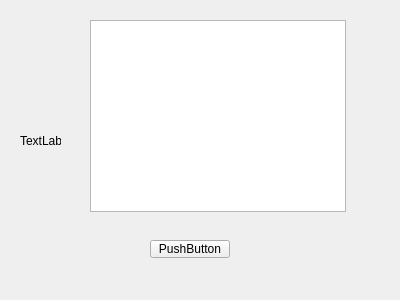
<?xml version="1.0" encoding="UTF-8"?>
<ui version="4.0">
 <class>Help</class>
 <widget class="QWidget" name="Help">
  <property name="geometry">
   <rect>
    <x>0</x>
    <y>0</y>
    <width>400</width>
    <height>300</height>
   </rect>
  </property>
  <property name="windowTitle">
   <string>Form</string>
  </property>
  <widget class="QTextBrowser" name="textBrowser">
   <property name="geometry">
    <rect>
     <x>90</x>
     <y>20</y>
     <width>256</width>
     <height>192</height>
    </rect>
   </property>
  </widget>
  <widget class="QLabel" name="label">
   <property name="geometry">
    <rect>
     <x>20</x>
     <y>120</y>
     <width>41</width>
     <height>41</height>
    </rect>
   </property>
   <property name="text">
    <string>TextLabel</string>
   </property>
  </widget>
  <widget class="QPushButton" name="pushButton_2">
   <property name="geometry">
    <rect>
     <x>150</x>
     <y>240</y>
     <width>80</width>
     <height>18</height>
    </rect>
   </property>
   <property name="text">
    <string>PushButton</string>
   </property>
  </widget>
 </widget>
 <resources/>
 <connections/>
</ui>
